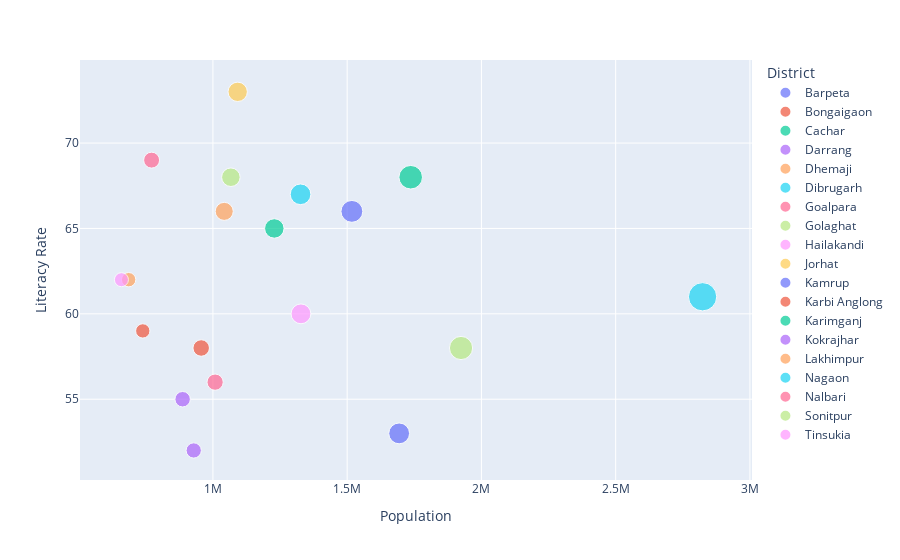

The cell this chart's notebook holds for it:
### Code cell
p = temp_df[temp_df['State'] == 'Assam']
px.scatter(p, x='Population', y='Literacy Rate',size='Male Literate', color='District')

### Figure 1 — Plotly figure (JSON) as saved in the notebook; plotly's stock layout.template omitted (floating-point values rounded to 4 significant figures)
{"data": [{"hovertemplate": "District=Barpeta<br>Population=%{x}<br>Literacy Rate=%{y}<br>Male Literate=%{marker.size}<extra></extra>", "legendgroup": "Barpeta", "marker": {"color": "#636efa", "size": [499038], "sizemode": "area", "sizeref": 2305.0, "symbol": "circle"}, "mode": "markers", "name": "Barpeta", "orientation": "v", "showlegend": true, "type": "scatter", "x": [1693622], "xaxis": "x", "y": [53], "yaxis": "y"}, {"hovertemplate": "District=Bongaigaon<br>Population=%{x}<br>Literacy Rate=%{y}<br>Male Literate=%{marker.size}<extra></extra>", "legendgroup": "Bongaigaon", "marker": {"color": "#EF553B", "size": [237114], "sizemode": "area", "sizeref": 2305.0, "symbol": "circle"}, "mode": "markers", "name": "Bongaigaon", "orientation": "v", "showlegend": true, "type": "scatter", "x": [738804], "xaxis": "x", "y": [59], "yaxis": "y"}, {"hovertemplate": "District=Cachar<br>Population=%{x}<br>Literacy Rate=%{y}<br>Male Literate=%{marker.size}<extra></extra>", "legendgroup": "Cachar", "marker": {"color": "#00cc96", "size": [639946], "sizemode": "area", "sizeref": 2305.0, "symbol": "circle"}, "mode": "markers", "name": "Cachar", "orientation": "v", "showlegend": true, "type": "scatter", "x": [1736617], "xaxis": "x", "y": [68], "yaxis": "y"}, {"hovertemplate": "District=Darrang<br>Population=%{x}<br>Literacy Rate=%{y}<br>Male Literate=%{marker.size}<extra></extra>", "legendgroup": "Darrang", "marker": {"color": "#ab63fa", "size": [268666], "sizemode": "area", "sizeref": 2305.0, "symbol": "circle"}, "mode": "markers", "name": "Darrang", "orientation": "v", "showlegend": true, "type": "scatter", "x": [928500], "xaxis": "x", "y": [52], "yaxis": "y"}, {"hovertemplate": "District=Dhemaji<br>Population=%{x}<br>Literacy Rate=%{y}<br>Male Literate=%{marker.size}<extra></extra>", "legendgroup": "Dhemaji", "marker": {"color": "#FFA15A", "size": [237761], "sizemode": "area", "sizeref": 2305.0, "symbol": "circle"}, "mode": "markers", "name": "Dhemaji", "orientation": "v", "showlegend": true, "type": "scatter", "x": [686133], "xaxis": "x", "y": [62], "yaxis": "y"}, {"hovertemplate": "District=Dibrugarh<br>Population=%{x}<br>Literacy Rate=%{y}<br>Male Literate=%{marker.size}<extra></extra>", "legendgroup": "Dibrugarh", "marker": {"color": "#19d3f3", "size": [491361], "sizemode": "area", "sizeref": 2305.0, "symbol": "circle"}, "mode": "markers", "name": "Dibrugarh", "orientation": "v", "showlegend": true, "type": "scatter", "x": [1326335], "xaxis": "x", "y": [67], "yaxis": "y"}, {"hovertemplate": "District=Goalpara<br>Population=%{x}<br>Literacy Rate=%{y}<br>Male Literate=%{marker.size}<extra></extra>", "legendgroup": "Goalpara", "marker": {"color": "#FF6692", "size": [304302], "sizemode": "area", "sizeref": 2305.0, "symbol": "circle"}, "mode": "markers", "name": "Goalpara", "orientation": "v", "showlegend": true, "type": "scatter", "x": [1008183], "xaxis": "x", "y": [56], "yaxis": "y"}, {"hovertemplate": "District=Golaghat<br>Population=%{x}<br>Literacy Rate=%{y}<br>Male Literate=%{marker.size}<extra></extra>", "legendgroup": "Golaghat", "marker": {"color": "#B6E880", "size": [396475], "sizemode": "area", "sizeref": 2305.0, "symbol": "circle"}, "mode": "markers", "name": "Golaghat", "orientation": "v", "showlegend": true, "type": "scatter", "x": [1066888], "xaxis": "x", "y": [68], "yaxis": "y"}, {"hovertemplate": "District=Hailakandi<br>Population=%{x}<br>Literacy Rate=%{y}<br>Male Literate=%{marker.size}<extra></extra>", "legendgroup": "Hailakandi", "marker": {"color": "#FF97FF", "size": [226836], "sizemode": "area", "sizeref": 2305.0, "symbol": "circle"}, "mode": "markers", "name": "Hailakandi", "orientation": "v", "showlegend": true, "type": "scatter", "x": [659296], "xaxis": "x", "y": [62], "yaxis": "y"}, {"hovertemplate": "District=Jorhat<br>Population=%{x}<br>Literacy Rate=%{y}<br>Male Literate=%{marker.size}<extra></extra>", "legendgroup": "Jorhat", "marker": {"color": "#FECB52", "size": [432335], "sizemode": "area", "sizeref": 2305.0, "symbol": "circle"}, "mode": "markers", "name": "Jorhat", "orientation": "v", "showlegend": true, "type": "scatter", "x": [1092256], "xaxis": "x", "y": [73], "yaxis": "y"}, {"hovertemplate": "District=Kamrup<br>Population=%{x}<br>Literacy Rate=%{y}<br>Male Literate=%{marker.size}<extra></extra>", "legendgroup": "Kamrup", "marker": {"color": "#636efa", "size": [550219], "sizemode": "area", "sizeref": 2305.0, "symbol": "circle"}, "mode": "markers", "name": "Kamrup", "orientation": "v", "showlegend": true, "type": "scatter", "x": [1517542], "xaxis": "x", "y": [66], "yaxis": "y"}, {"hovertemplate": "District=Karbi Anglong<br>Population=%{x}<br>Literacy Rate=%{y}<br>Male Literate=%{marker.size}<extra></extra>", "legendgroup": "Karbi Anglong", "marker": {"color": "#EF553B", "size": [314253], "sizemode": "area", "sizeref": 2305.0, "symbol": "circle"}, "mode": "markers", "name": "Karbi Anglong", "orientation": "v", "showlegend": true, "type": "scatter", "x": [956313], "xaxis": "x", "y": [58], "yaxis": "y"}, {"hovertemplate": "District=Karimganj<br>Population=%{x}<br>Literacy Rate=%{y}<br>Male Literate=%{marker.size}<extra></extra>", "legendgroup": "Karimganj", "marker": {"color": "#00cc96", "size": [435942], "sizemode": "area", "sizeref": 2305.0, "symbol": "circle"}, "mode": "markers", "name": "Karimganj", "orientation": "v", "showlegend": true, "type": "scatter", "x": [1228686], "xaxis": "x", "y": [65], "yaxis": "y"}, {"hovertemplate": "District=Kokrajhar<br>Population=%{x}<br>Literacy Rate=%{y}<br>Male Literate=%{marker.size}<extra></extra>", "legendgroup": "Kokrajhar", "marker": {"color": "#ab63fa", "size": [275220], "sizemode": "area", "sizeref": 2305.0, "symbol": "circle"}, "mode": "markers", "name": "Kokrajhar", "orientation": "v", "showlegend": true, "type": "scatter", "x": [887142], "xaxis": "x", "y": [55], "yaxis": "y"}, {"hovertemplate": "District=Lakhimpur<br>Population=%{x}<br>Literacy Rate=%{y}<br>Male Literate=%{marker.size}<extra></extra>", "legendgroup": "Lakhimpur", "marker": {"color": "#FFA15A", "size": [375552], "sizemode": "area", "sizeref": 2305.0, "symbol": "circle"}, "mode": "markers", "name": "Lakhimpur", "orientation": "v", "showlegend": true, "type": "scatter", "x": [1042137], "xaxis": "x", "y": [66], "yaxis": "y"}, {"hovertemplate": "District=Nagaon<br>Population=%{x}<br>Literacy Rate=%{y}<br>Male Literate=%{marker.size}<extra></extra>", "legendgroup": "Nagaon", "marker": {"color": "#19d3f3", "size": [921850], "sizemode": "area", "sizeref": 2305.0, "symbol": "circle"}, "mode": "markers", "name": "Nagaon", "orientation": "v", "showlegend": true, "type": "scatter", "x": [2823768], "xaxis": "x", "y": [61], "yaxis": "y"}, {"hovertemplate": "District=Nalbari<br>Population=%{x}<br>Literacy Rate=%{y}<br>Male Literate=%{marker.size}<extra></extra>", "legendgroup": "Nalbari", "marker": {"color": "#FF6692", "size": [293184], "sizemode": "area", "sizeref": 2305.0, "symbol": "circle"}, "mode": "markers", "name": "Nalbari", "orientation": "v", "showlegend": true, "type": "scatter", "x": [771639], "xaxis": "x", "y": [69], "yaxis": "y"}, {"hovertemplate": "District=Sonitpur<br>Population=%{x}<br>Literacy Rate=%{y}<br>Male Literate=%{marker.size}<extra></extra>", "legendgroup": "Sonitpur", "marker": {"color": "#B6E880", "size": [620525], "sizemode": "area", "sizeref": 2305.0, "symbol": "circle"}, "mode": "markers", "name": "Sonitpur", "orientation": "v", "showlegend": true, "type": "scatter", "x": [1924110], "xaxis": "x", "y": [58], "yaxis": "y"}, {"hovertemplate": "District=Tinsukia<br>Population=%{x}<br>Literacy Rate=%{y}<br>Male Literate=%{marker.size}<extra></extra>", "legendgroup": "Tinsukia", "marker": {"color": "#FF97FF", "size": [453449], "sizemode": "area", "sizeref": 2305.0, "symbol": "circle"}, "mode": "markers", "name": "Tinsukia", "orientation": "v", "showlegend": true, "type": "scatter", "x": [1327929], "xaxis": "x", "y": [60], "yaxis": "y"}], "layout": {"legend": {"itemsizing": "constant", "title": {"text": "District"}, "tracegroupgap": 0}, "margin": {"t": 60}, "xaxis": {"anchor": "y", "domain": [0, 1], "title": {"text": "Population"}}, "yaxis": {"anchor": "x", "domain": [0, 1], "title": {"text": "Literacy Rate"}}}}
